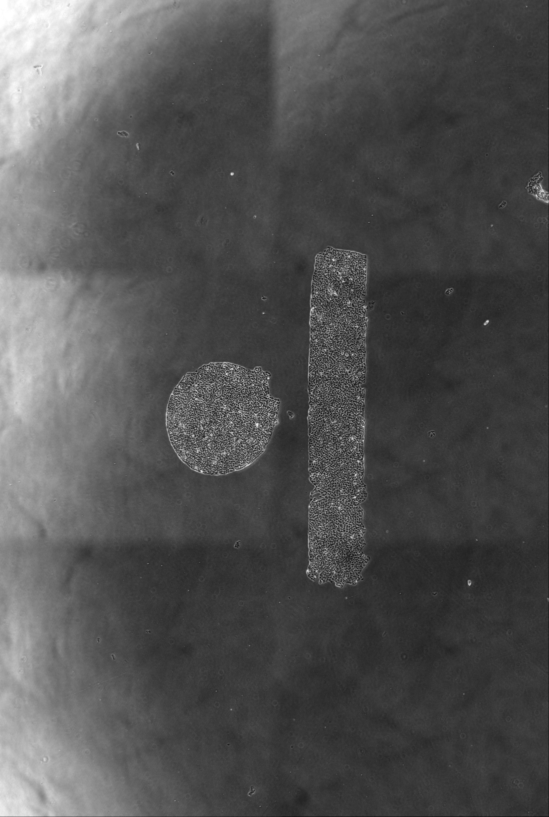
%> input picture Code/Experimental data segmentation/c1.tif, 549 x 817 px
$ octave --eval "result = TriangleThreshold(imread('c1.tif'));"   (GNU Octave 9; MATLAB toolbox functions it lacks are replaced by stand-ins)
%> lines starting %> are read from the running program, lines starting %| are printed output that depends on the picture; in (x1, y1, x2, y2) boxes, pixels count from 0 and x2, y2 are one past the last pixel; in counts of white or black regions, pixels touching at a corner belong together; the program's own positions count from 1
function [BW]=TriangleThreshold(inputImage)

[lehisto,~]=imhist(inputImage);
%> lehisto = 256 values, max 16931 at index 58, min 0 at index 1, mean 1752.1
%
% [level]=triangle_th(gaussBlur,256);

num_bins=256;


    [~,xmax]=max(lehisto);
%> xmax = 58
    xmax=round(mean(xmax));   %can have more than a single value!
    h=lehisto(xmax);
%> h = 16931

%   Find location of first and last non-zero values.
%   Values<h/10000 are considered zeros.
    indi=find(lehisto>h/10000);
%> indi = 229 values from 28 to 256
    fnz=indi(1);
%> fnz = 28
    lnz=indi(end);
%> lnz = 256

%   Pick side as side with longer tail. Assume one tail is longer.
    lspan=xmax-fnz;
%> lspan = 30
    rspan=lnz-xmax;
%> rspan = 198
    if rspan>lspan  % then flip lehisto
        lehisto=fliplr(lehisto');
%> lehisto = 256 values, max 16931 at index 199, min 0 at index 230, mean 1752.1
        a=num_bins-lnz+1;
%> a = 1
        b=num_bins-xmax+1;
%> b = 199
        isflip=1;
    else
        lehisto=lehisto';
        isflip=0;
        a=fnz;
        b=xmax;
    end

%   Compute parameters of the straight line from first non-zero to peak
%   To simplify, shift x axis by a (bin number axis)
    m=h/(b-a);
%> m = 85.51

%   Compute distances
    x1=0:(b-a);
%> x1 = 199 values from 0 to 198
    y1=lehisto(x1+a);
%> y1 = 199 values, max 16931 at index 199, min 55 at index 4, mean 1620.4
    beta=y1+x1/m;
%> beta = 199 values, max 16933.3 at index 199, min 55.04 at index 4, mean 1621.6
    x2=beta/(m+1/m);
%> x2 = 199 values, max 198 at index 199, min 0.644 at index 4, mean 18.96
    y2=m*x2;
%> y2 = 199 values, max 16931 at index 199, min 55.03 at index 4, mean 1621.3
    L=((y2-y1).^2+(x2-x1).^2).^0.5;
%> L = 199 values, max 143.4 at index 175, min 0 at index 199, mean 80.07

%   Obtain threshold as the location of maximum L.
    level=find(max(L)==L);
%> level = 175
    level=a+mean(level);
%> level = 176

%   Flip back if necessary
    if isflip
        level=num_bins-level+1;
%> level = 81
    end

    level=level/num_bins;
%> level = 0.316

BW=imbinarize(inputImage,level);
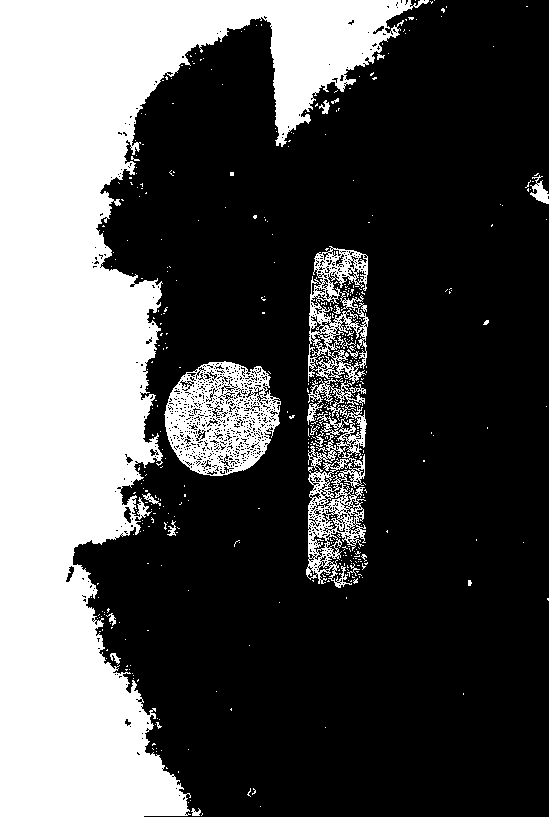
%> BW: size 817x549 logical; 32.4% white; 440 white regions (417 under 20 px), largest, box (x1, y1, x2, y2) and area: (0, 0, 429, 817) 126069, (306, 246, 369, 588) 8949, (164, 361, 281, 476) 7894

end

$ run again, on Code/Experimental data segmentation/c2.tif
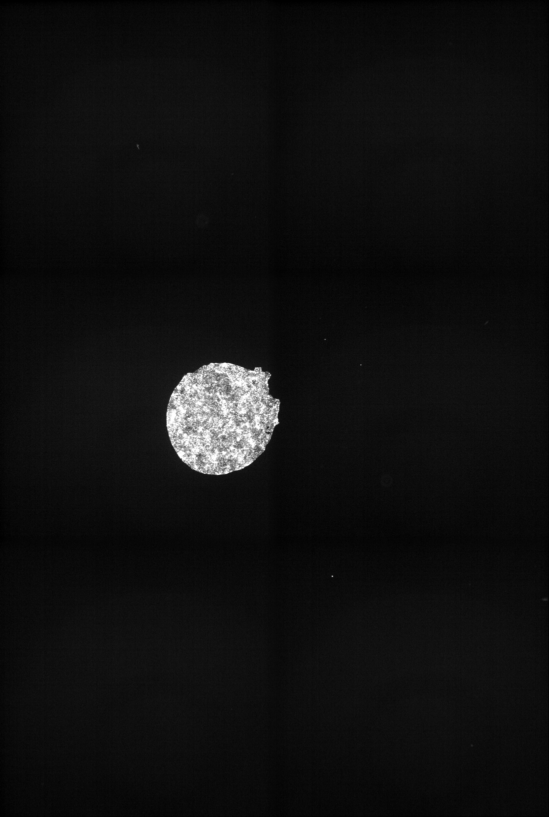
%> input picture Code/Experimental data segmentation/c2.tif, 549 x 817 px
%> in TriangleThreshold, `[lehisto,~]=imhist(inputImage);`: lehisto = 256 values, max 46781 at index 12, min 0 at index 86, mean 1752.1
%> xmax = 12
%> h = 46781
%> indi = 235 values from 1 to 256
%> fnz = 1
%> lnz = 256
%> lspan = 11
%> rspan = 244
%> in TriangleThreshold, `lehisto=fliplr(lehisto');`: lehisto = 256 values, max 46781 at index 245, min 0 at index 171, mean 1752.1
%> a = 1
%> b = 245
%> m = 191.7
%> x1 = 245 values from 0 to 244
%> y1 = 245 values, max 46781 at index 245, min 0 at index 171, mean 1260.6
%> beta = 245 values, max 46782.3 at index 245, min 0.887 at index 171, mean 1261.2
%> x2 = 245 values, max 244 at index 245, min 0.00462 at index 171, mean 6.58
%> y2 = 245 values, max 46781 at index 245, min 0.887 at index 171, mean 1261.2
%> L = 245 values, max 229.6 at index 232, min 7.28e-12 at index 245, mean 115.4
%> in TriangleThreshold, `level=find(max(L)==L);`: level = 232
%> in TriangleThreshold, `level=a+mean(level);`: level = 233
%> in TriangleThreshold, `level=num_bins-level+1;`: level = 24
%> in TriangleThreshold, `level=level/num_bins;`: level = 0.0938
%> in TriangleThreshold, `BW=imbinarize(inputImage,level);`:
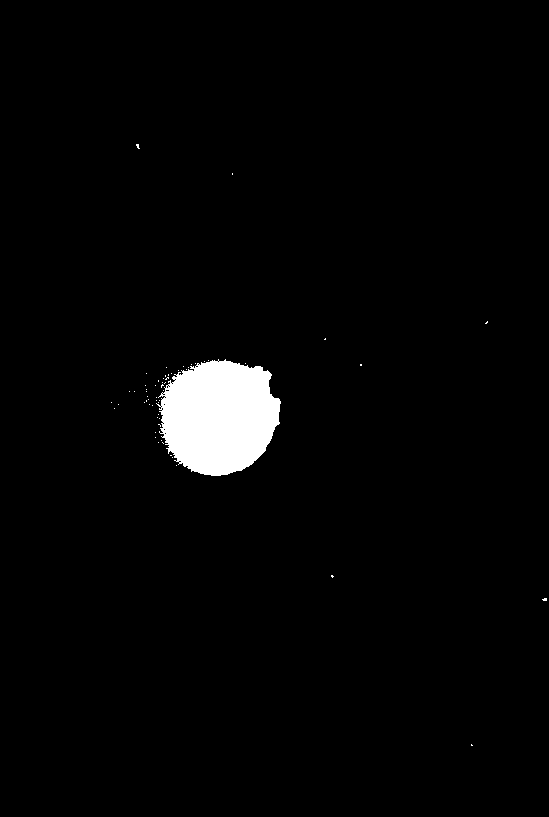
%> BW: size 817x549 logical; 2.5% white; 61 white regions (60 under 20 px), largest, box (x1, y1, x2, y2) and area: (156, 359, 281, 476) 10881

$ run again, on Code/Experimental data segmentation/c3.tif
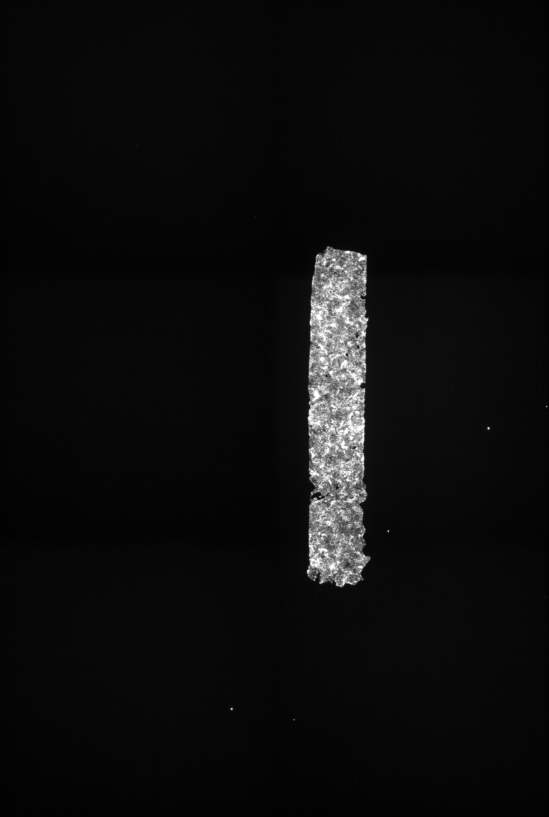
%> input picture Code/Experimental data segmentation/c3.tif, 549 x 817 px
%> in TriangleThreshold, `[lehisto,~]=imhist(inputImage);`: lehisto = 256 values, max 99335 at index 8, min 8 at index 1, mean 1752.1
%> xmax = 8
%> h = 99335
%> indi = 251 values from 2 to 256
%> fnz = 2
%> lnz = 256
%> lspan = 6
%> rspan = 248
%> in TriangleThreshold, `lehisto=fliplr(lehisto');`: lehisto = 256 values, max 99335 at index 249, min 8 at index 256, mean 1752.1
%> a = 1
%> b = 249
%> m = 400.5
%> x1 = 249 values from 0 to 248
%> y1 = 249 values, max 99335 at index 249, min 9 at index 198, mean 939.1
%> beta = 249 values, max 99335.6 at index 249, min 9.49 at index 198, mean 939.5
%> x2 = 249 values, max 248 at index 249, min 0.0237 at index 198, mean 2.35
%> y2 = 249 values, max 99335 at index 249, min 9.49 at index 198, mean 939.5
%> L = 249 values, max 238.2 at index 241, min 0 at index 249, mean 121.7
%> in TriangleThreshold, `level=find(max(L)==L);`: level = 241
%> in TriangleThreshold, `level=a+mean(level);`: level = 242
%> in TriangleThreshold, `level=num_bins-level+1;`: level = 15
%> in TriangleThreshold, `level=level/num_bins;`: level = 0.0586
%> in TriangleThreshold, `BW=imbinarize(inputImage,level);`:
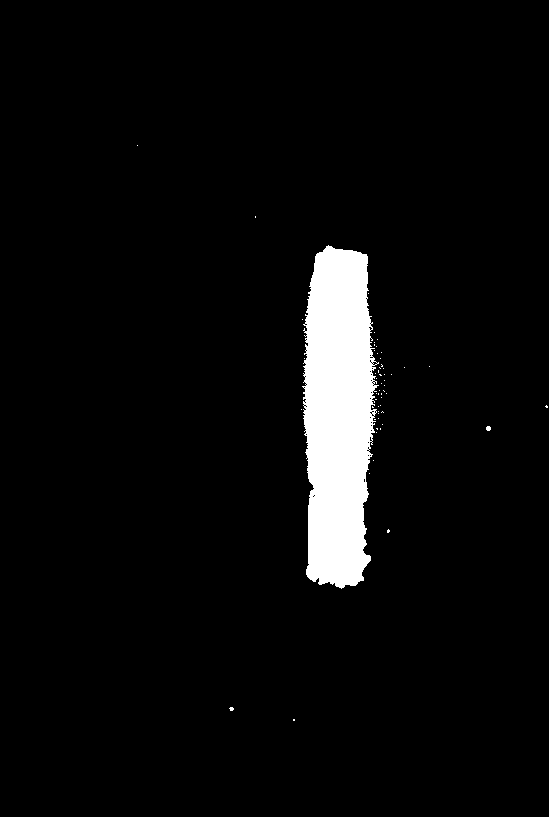
%> BW: size 817x549 logical; 4.6% white; 57 white regions (55 under 20 px), largest, box (x1, y1, x2, y2) and area: (302, 245, 379, 589) 20539, (486, 426, 491, 431) 21
